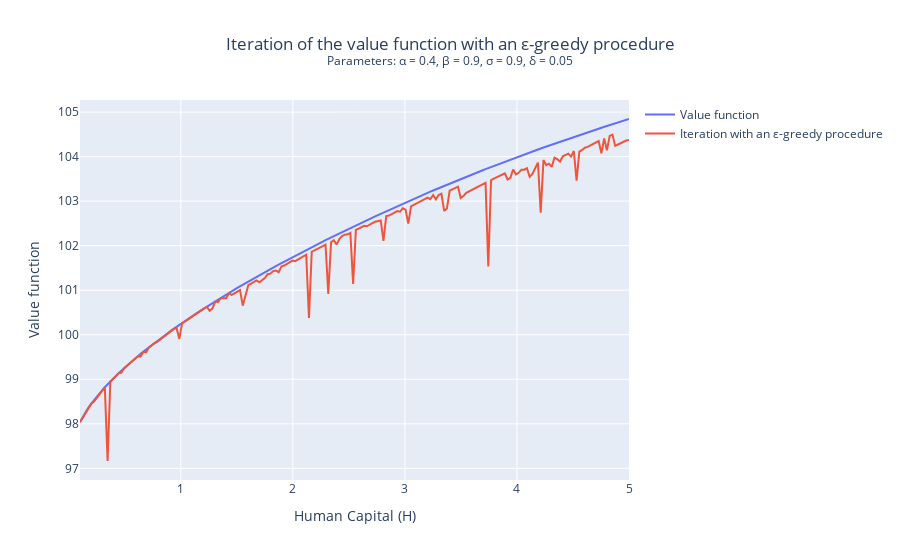

Notebook code for this chart:
### Code cell
plot_graph(
    variable1=(H_values, V, "Value function"),
    variable2=(H_values, V_greedy, "Iteration with an ε-greedy procedure"),
    xaxis_title="Human Capital (H)",
    yaxis_title="Value function",
    title="Iteration of the value function with an ε-greedy procedure<br><sup>Parameters: α = 0.4, β = 0.9, σ = 0.9, δ = 0.05</sup>",
    showlegend=True
)

### Figure 1 — Plotly figure (JSON) as saved in the notebook; plotly's stock layout.template omitted (floating-point values rounded to 4 significant figures; data arrays with more than 128 entries replaced by an {"elided": "..."} marker saying what was removed)
{"data": [{"mode": "lines", "name": "Value function", "type": "scatter", "x": {"elided": "200 float values"}, "y": {"elided": "200 float values"}}, {"mode": "lines", "name": "Iteration with an ε-greedy procedure", "type": "scatter", "x": {"elided": "200 float values"}, "y": {"elided": "200 float values"}}], "layout": {"showlegend": true, "title": {"text": "Iteration of the value function with an ε-greedy procedure<br><sup>Parameters: α = 0.4, β = 0.9, σ = 0.9, δ = 0.05</sup>", "x": 0.5, "xanchor": "center"}, "xaxis": {"title": {"text": "Human Capital (H)"}}, "yaxis": {"title": {"text": "Value function"}}}}
